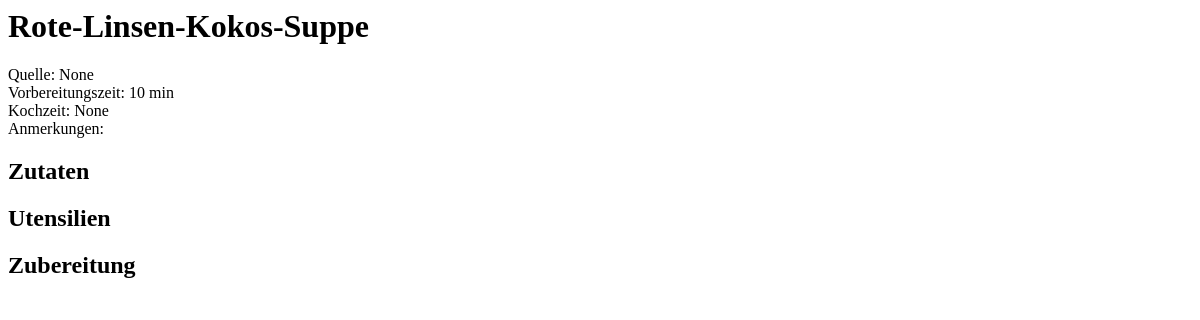
The page /recipes/2/ on the database as committed earlier.
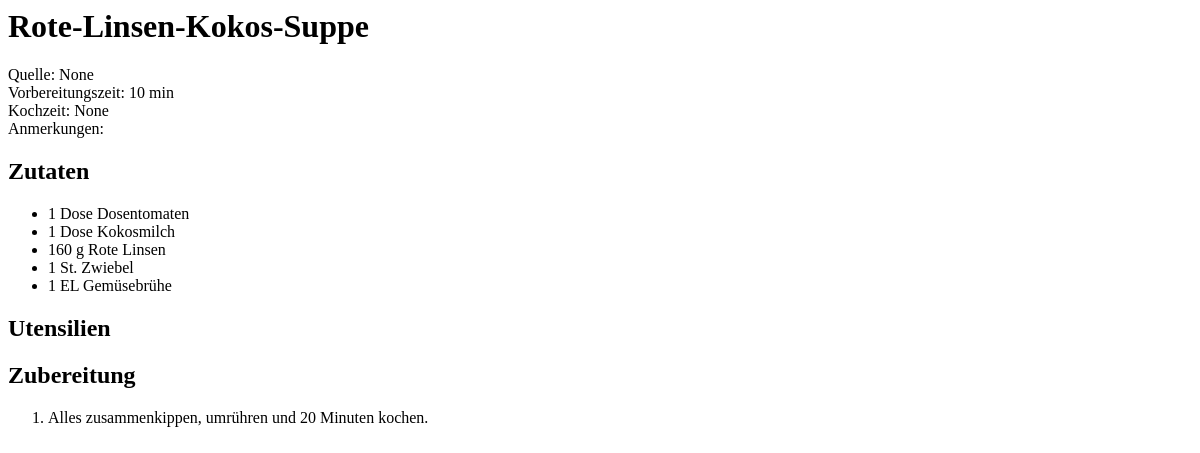
The same page on the database as committed later.
### recipes/models.py (models this page shows, shortened)
class Recipe(models.Model):
    recipe_name = models.CharField(max_length=200)
    source = models.CharField(max_length=200,blank=True, null=True)
    preparation_time = models.CharField(max_length=100)
    cooking_time = models.CharField(max_length=100, blank=True, null=True)
    notes = models.TextField(blank=True, null=True)
    def __str__(self):
        return self.recipe_name

class IngredientInRecipe(models.Model):
    recipe = models.ForeignKey(Recipe, on_delete=models.CASCADE)
    ingredient = models.ForeignKey(Ingredient, on_delete=models.CASCADE)
    quantity = models.CharField(max_length=200)
    unit = models.CharField(max_length=100)
    alternatives = models.CharField(max_length=200, blank=True, null=True)

class Ingredient(models.Model):
    ingredient_name = models.CharField(max_length=200)
    location = models.ForeignKey(Location, on_delete=models.SET_NULL, blank=True, null=True)

class Instruction(models.Model):
    recipe = models.ForeignKey(Recipe, on_delete=models.CASCADE)
    step_number = models.IntegerField()
    text = models.TextField()

### recipes/views.py (the view)
# urls.py: path("<int:pk>/", views.DetailView.as_view(), name="detail"),
class DetailView(generic.DetailView):
    model = Recipe
    def get_context_data(self, **kwargs):
        context = super().get_context_data(**kwargs)
        context['ingredients'] = IngredientInRecipe.objects.filter(recipe=self.object)
        context['instructions'] = self.object.instruction_set.order_by('step_number')
        context['utensils'] = RecipeUtensil.objects.filter(recipe=self.object)
        return context

### recipes/templates/recipes/recipe_detail.html (shortened to what this page needs)
<h1> {{ recipe }} </h1>
Quelle: {{ recipe.source }} <br>
Vorbereitungszeit: {{ recipe.preparation_time }} <br>
Kochzeit: {{ recipe.cooking_time }} <br>
Anmerkungen: {{ recipe.notes }} <br>
<h2> Zutaten</h2>
<ul>
    {% for ingredient in ingredients %}
        <li> {{ ingredient.quantity }} {{ ingredient.unit }} {{ ingredient.ingredient.ingredient_name }} </li>
    {% endfor %}
</ul>
<h2>Utensilien</h2>
<h2> Zubereitung</h2>
<ol>
    {% for instruction in instructions %}
        <li> {{ instruction.text }} </li>
    {% endfor %}
</ol>

Rows that differ between the two databases and show on the page:
added IngredientInRecipe: quantity "1", unit "Dose", ingredient.ingredient_name "Dosentomaten"
added IngredientInRecipe: quantity "1", unit "Dose", ingredient.ingredient_name "Kokosmilch"
added IngredientInRecipe: quantity "160", unit "g", ingredient.ingredient_name "Rote Linsen"
added IngredientInRecipe: quantity "1", unit "St.", ingredient.ingredient_name "Zwiebel"
added IngredientInRecipe: quantity "1", unit "EL", ingredient.ingredient_name "Gemüsebrühe"
added Instruction: text "Alles zusammenkippen, umrühren und 20 Minuten kochen."
